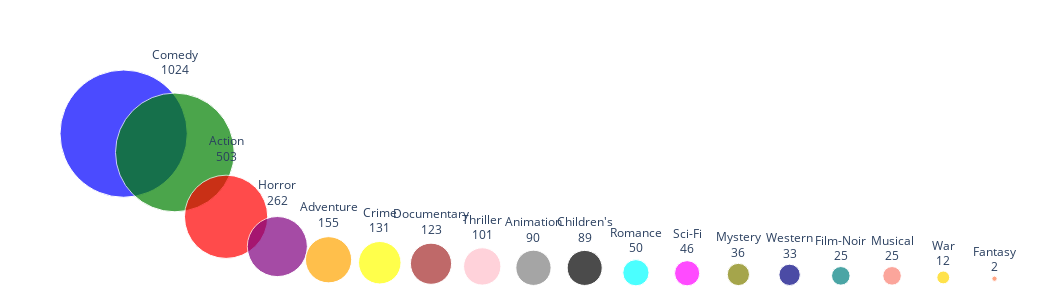

The code cell stored with this chart in its notebook:
### Markdown cell above
He escollit fer una primera representació amb un gràfic de barres sobre el nombre de películes de cada gènere que es recullen al dataframe 'Movies'. A continuació ho tornat a representar el nombre de pel·lícules amb un BubbleChart que permet fer una visualització més animada i conèixer amb precisió el nombre de films de cada gènere.

### Code cell
import numpy as np
import pandas as pd
import matplotlib.pyplot as plt
import seaborn as sns

# Group the DataFrame by 'genre' and compute the count
genre_counts = movies['genere'].value_counts()

# Nou dataframe
data = pd.DataFrame({'Genere': genre_counts.index, 'Count': genre_counts.values})

# Llista d'etiquetes per les bombolles
data['label'] = [i+'<br>'+str(j) for i, j in zip(data['Genere'], data['Count'])]

colors = {
    'Action': 'blue',
    'Adventure': 'green',
    'Animation': 'red',
    'Children\'s': 'purple',
    'Comedy': 'orange',
    'Crime': 'yellow',
    'Documentary': 'brown',
    'Drama': 'pink',
    'Fantasy': 'gray',
    'Film-Noir': 'black',
    'Horror': 'cyan',
    'Musical': 'magenta',
    'Mystery': 'olive',
    'Romance': 'navy',
    'Sci-Fi': 'teal',
    'Thriller': 'salmon',
    'War': 'gold',
    'Western': 'coral'
}

import plotly.express as px
fig = px.scatter(data, x='Genere', y='Count',
                 color='Genere', color_discrete_sequence=list(colors.values()),
                 size='Count', text='label', size_max=90
                )
fig.update_layout(width=900, height=320,
                  margin=dict(t=50, l=0, r=0, b=0),
                  showlegend=False
                 )
fig.update_traces(textposition='top center')
fig.update_xaxes(showgrid=False, zeroline=False, visible=False, tickangle=45)
fig.update_yaxes(showgrid=False, zeroline=False, visible=False)
fig.update_layout(plot_bgcolor='white', paper_bgcolor='white')
fig.update_layout(autosize=False, width=1050, height=300, hovermode='closest')
fig.update_yaxes(showticklabels=False, showgrid=False, zeroline=False, visible=False)
fig.show()

### Figure 1 — Plotly figure (JSON) as saved in the notebook; plotly's stock layout.template omitted (floating-point values rounded to 4 significant figures)
{"data": [{"hovertemplate": "Genere=%{x}<br>Count=%{marker.size}<br>label=%{text}<extra></extra>", "legendgroup": "Drama", "marker": {"color": "blue", "size": [1176], "sizemode": "area", "sizeref": 0.1452, "symbol": "circle"}, "mode": "markers+text", "name": "Drama", "orientation": "v", "showlegend": true, "text": ["Drama<br>1176"], "textposition": "top center", "type": "scatter", "x": ["Drama"], "xaxis": "x", "y": [1176], "yaxis": "y"}, {"hovertemplate": "Genere=%{x}<br>Count=%{marker.size}<br>label=%{text}<extra></extra>", "legendgroup": "Comedy", "marker": {"color": "green", "size": [1024], "sizemode": "area", "sizeref": 0.1452, "symbol": "circle"}, "mode": "markers+text", "name": "Comedy", "orientation": "v", "showlegend": true, "text": ["Comedy<br>1024"], "textposition": "top center", "type": "scatter", "x": ["Comedy"], "xaxis": "x", "y": [1024], "yaxis": "y"}, {"hovertemplate": "Genere=%{x}<br>Count=%{marker.size}<br>label=%{text}<extra></extra>", "legendgroup": "Action", "marker": {"color": "red", "size": [503], "sizemode": "area", "sizeref": 0.1452, "symbol": "circle"}, "mode": "markers+text", "name": "Action", "orientation": "v", "showlegend": true, "text": ["Action<br>503"], "textposition": "top center", "type": "scatter", "x": ["Action"], "xaxis": "x", "y": [503], "yaxis": "y"}, {"hovertemplate": "Genere=%{x}<br>Count=%{marker.size}<br>label=%{text}<extra></extra>", "legendgroup": "Horror", "marker": {"color": "purple", "size": [262], "sizemode": "area", "sizeref": 0.1452, "symbol": "circle"}, "mode": "markers+text", "name": "Horror", "orientation": "v", "showlegend": true, "text": ["Horror<br>262"], "textposition": "top center", "type": "scatter", "x": ["Horror"], "xaxis": "x", "y": [262], "yaxis": "y"}, {"hovertemplate": "Genere=%{x}<br>Count=%{marker.size}<br>label=%{text}<extra></extra>", "legendgroup": "Adventure", "marker": {"color": "orange", "size": [155], "sizemode": "area", "sizeref": 0.1452, "symbol": "circle"}, "mode": "markers+text", "name": "Adventure", "orientation": "v", "showlegend": true, "text": ["Adventure<br>155"], "textposition": "top center", "type": "scatter", "x": ["Adventure"], "xaxis": "x", "y": [155], "yaxis": "y"}, {"hovertemplate": "Genere=%{x}<br>Count=%{marker.size}<br>label=%{text}<extra></extra>", "legendgroup": "Crime", "marker": {"color": "yellow", "size": [131], "sizemode": "area", "sizeref": 0.1452, "symbol": "circle"}, "mode": "markers+text", "name": "Crime", "orientation": "v", "showlegend": true, "text": ["Crime<br>131"], "textposition": "top center", "type": "scatter", "x": ["Crime"], "xaxis": "x", "y": [131], "yaxis": "y"}, {"hovertemplate": "Genere=%{x}<br>Count=%{marker.size}<br>label=%{text}<extra></extra>", "legendgroup": "Documentary", "marker": {"color": "brown", "size": [123], "sizemode": "area", "sizeref": 0.1452, "symbol": "circle"}, "mode": "markers+text", "name": "Documentary", "orientation": "v", "showlegend": true, "text": ["Documentary<br>123"], "textposition": "top center", "type": "scatter", "x": ["Documentary"], "xaxis": "x", "y": [123], "yaxis": "y"}, {"hovertemplate": "Genere=%{x}<br>Count=%{marker.size}<br>label=%{text}<extra></extra>", "legendgroup": "Thriller", "marker": {"color": "pink", "size": [101], "sizemode": "area", "sizeref": 0.1452, "symbol": "circle"}, "mode": "markers+text", "name": "Thriller", "orientation": "v", "showlegend": true, "text": ["Thriller<br>101"], "textposition": "top center", "type": "scatter", "x": ["Thriller"], "xaxis": "x", "y": [101], "yaxis": "y"}, {"hovertemplate": "Genere=%{x}<br>Count=%{marker.size}<br>label=%{text}<extra></extra>", "legendgroup": "Animation", "marker": {"color": "gray", "size": [90], "sizemode": "area", "sizeref": 0.1452, "symbol": "circle"}, "mode": "markers+text", "name": "Animation", "orientation": "v", "showlegend": true, "text": ["Animation<br>90"], "textposition": "top center", "type": "scatter", "x": ["Animation"], "xaxis": "x", "y": [90], "yaxis": "y"}, {"hovertemplate": "Genere=%{x}<br>Count=%{marker.size}<br>label=%{text}<extra></extra>", "legendgroup": "Children's", "marker": {"color": "black", "size": [89], "sizemode": "area", "sizeref": 0.1452, "symbol": "circle"}, "mode": "markers+text", "name": "Children's", "orientation": "v", "showlegend": true, "text": ["Children's<br>89"], "textposition": "top center", "type": "scatter", "x": ["Children's"], "xaxis": "x", "y": [89], "yaxis": "y"}, {"hovertemplate": "Genere=%{x}<br>Count=%{marker.size}<br>label=%{text}<extra></extra>", "legendgroup": "Romance", "marker": {"color": "cyan", "size": [50], "sizemode": "area", "sizeref": 0.1452, "symbol": "circle"}, "mode": "markers+text", "name": "Romance", "orientation": "v", "showlegend": true, "text": ["Romance<br>50"], "textposition": "top center", "type": "scatter", "x": ["Romance"], "xaxis": "x", "y": [50], "yaxis": "y"}, {"hovertemplate": "Genere=%{x}<br>Count=%{marker.size}<br>label=%{text}<extra></extra>", "legendgroup": "Sci-Fi", "marker": {"color": "magenta", "size": [46], "sizemode": "area", "sizeref": 0.1452, "symbol": "circle"}, "mode": "markers+text", "name": "Sci-Fi", "orientation": "v", "showlegend": true, "text": ["Sci-Fi<br>46"], "textposition": "top center", "type": "scatter", "x": ["Sci-Fi"], "xaxis": "x", "y": [46], "yaxis": "y"}, {"hovertemplate": "Genere=%{x}<br>Count=%{marker.size}<br>label=%{text}<extra></extra>", "legendgroup": "Mystery", "marker": {"color": "olive", "size": [36], "sizemode": "area", "sizeref": 0.1452, "symbol": "circle"}, "mode": "markers+text", "name": "Mystery", "orientation": "v", "showlegend": true, "text": ["Mystery<br>36"], "textposition": "top center", "type": "scatter", "x": ["Mystery"], "xaxis": "x", "y": [36], "yaxis": "y"}, {"hovertemplate": "Genere=%{x}<br>Count=%{marker.size}<br>label=%{text}<extra></extra>", "legendgroup": "Western", "marker": {"color": "navy", "size": [33], "sizemode": "area", "sizeref": 0.1452, "symbol": "circle"}, "mode": "markers+text", "name": "Western", "orientation": "v", "showlegend": true, "text": ["Western<br>33"], "textposition": "top center", "type": "scatter", "x": ["Western"], "xaxis": "x", "y": [33], "yaxis": "y"}, {"hovertemplate": "Genere=%{x}<br>Count=%{marker.size}<br>label=%{text}<extra></extra>", "legendgroup": "Film-Noir", "marker": {"color": "teal", "size": [25], "sizemode": "area", "sizeref": 0.1452, "symbol": "circle"}, "mode": "markers+text", "name": "Film-Noir", "orientation": "v", "showlegend": true, "text": ["Film-Noir<br>25"], "textposition": "top center", "type": "scatter", "x": ["Film-Noir"], "xaxis": "x", "y": [25], "yaxis": "y"}, {"hovertemplate": "Genere=%{x}<br>Count=%{marker.size}<br>label=%{text}<extra></extra>", "legendgroup": "Musical", "marker": {"color": "salmon", "size": [25], "sizemode": "area", "sizeref": 0.1452, "symbol": "circle"}, "mode": "markers+text", "name": "Musical", "orientation": "v", "showlegend": true, "text": ["Musical<br>25"], "textposition": "top center", "type": "scatter", "x": ["Musical"], "xaxis": "x", "y": [25], "yaxis": "y"}, {"hovertemplate": "Genere=%{x}<br>Count=%{marker.size}<br>label=%{text}<extra></extra>", "legendgroup": "War", "marker": {"color": "gold", "size": [12], "sizemode": "area", "sizeref": 0.1452, "symbol": "circle"}, "mode": "markers+text", "name": "War", "orientation": "v", "showlegend": true, "text": ["War<br>12"], "textposition": "top center", "type": "scatter", "x": ["War"], "xaxis": "x", "y": [12], "yaxis": "y"}, {"hovertemplate": "Genere=%{x}<br>Count=%{marker.size}<br>label=%{text}<extra></extra>", "legendgroup": "Fantasy", "marker": {"color": "coral", "size": [2], "sizemode": "area", "sizeref": 0.1452, "symbol": "circle"}, "mode": "markers+text", "name": "Fantasy", "orientation": "v", "showlegend": true, "text": ["Fantasy<br>2"], "textposition": "top center", "type": "scatter", "x": ["Fantasy"], "xaxis": "x", "y": [2], "yaxis": "y"}], "layout": {"autosize": false, "dragmode": "pan", "height": 300, "hovermode": "closest", "legend": {"itemsizing": "constant", "title": {"text": "Genere"}, "tracegroupgap": 0}, "margin": {"b": 0, "l": 0, "r": 0, "t": 50}, "paper_bgcolor": "white", "plot_bgcolor": "white", "showlegend": false, "width": 1050, "xaxis": {"anchor": "y", "autorange": true, "categoryarray": ["Drama", "Comedy", "Action", "Horror", "Adventure", "Crime", "Documentary", "Thriller", "Animation", "Children's", "Romance", "Sci-Fi", "Mystery", "Western", "Film-Noir", "Musical", "War", "Fantasy"], "categoryorder": "array", "domain": [0, 1], "range": [-2.414, 18.08], "showgrid": false, "tickangle": 45, "title": {"text": "Genere"}, "type": "category", "visible": false, "zeroline": false}, "yaxis": {"anchor": "x", "autorange": true, "domain": [0, 1], "range": [-170.6, 1853.0], "showgrid": false, "showticklabels": false, "title": {"text": "Count"}, "type": "linear", "visible": false, "zeroline": false}}}
